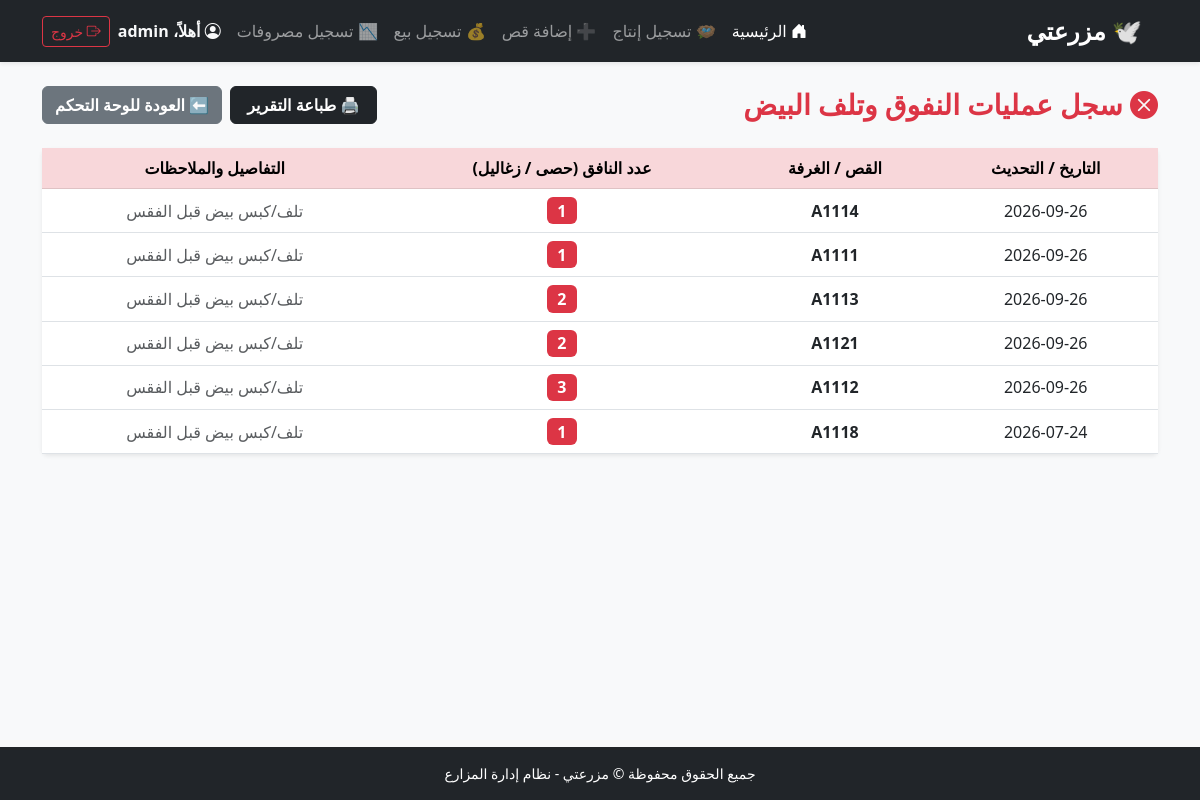
/hmamam/deaths-history/ (signed in), run on the app's committed database.
### hmamam/models.py (models this page shows, shortened)
class ProductionRecord(models.Model):
    user = models.ForeignKey(User, on_delete=models.CASCADE, verbose_name="المستخدم")
    loft_or_room = models.ForeignKey(LoftOrRoom, on_delete=models.CASCADE)
    pigeon_pair = models.ForeignKey(PigeonPair, on_delete=models.SET_NULL, null=True, blank=True, verbose_name="القص")
    record_date = models.DateField(auto_now_add=True,null=True, verbose_name="تاريخ السجل")
    eggs_found = models.IntegerField(default=0, verbose_name="عدد الحصى")
    incubation_start_date = models.DateField(blank=True, null=True, verbose_name="تاريخ بدء التحيض/البيض")
    squabs_hatched = models.IntegerField(default=0, verbose_name="عدد الزغاليل الفاقسة")
    deaths = models.IntegerField(default=0, verbose_name="عدد النفوق")

class PigeonPair(models.Model):
    user = models.ForeignKey(User, on_delete=models.CASCADE, verbose_name="صاحب المزرعة")
    loft_or_room = models.ForeignKey(LoftOrRoom, on_delete=models.CASCADE, verbose_name="مكان السكن")
    pair_code = models.CharField(max_length=50, verbose_name="الرقم التعريفي (رقم العين/الدبلة)")
    breed = models.CharField(max_length=50, verbose_name="السلالة/النوع")
    image = models.ImageField(upload_to='pigeons/', blank=True, null=True, verbose_name="صورة القص")
    created_at = models.DateField(auto_now_add=True,null=True, verbose_name="تاريخ التركيب")
    male_details = models.CharField(max_length=255, blank=True, null=True, verbose_name="تفاصيل الذكر")
    female_details = models.CharField(max_length=255, blank=True, null=True, verbose_name="تفاصيل الأنثى")
    notes = models.TextField(blank=True, null=True, verbose_name="ملاحظات")

class LoftOrRoom(models.Model):
    user = models.ForeignKey(User, on_delete=models.CASCADE, verbose_name="صاحب المزرعة")
    name = models.CharField(max_length=50, verbose_name="اسم الغرفة/السلاكة")

### hmamam/views.py (the view)
# urls.py: path('deaths-history/', views.deaths_history, name='deaths_history'),
@login_required
def deaths_history(view_request):
    deaths = ProductionRecord.objects.filter(
        user=view_request.user,
        deaths__gt=0
    ).order_by('-record_date')
    return render(view_request, 'farm/deaths_history.html', {'deaths': deaths})

### hmamam/templates/farm/deaths_history.html (shortened to what this page needs)
{% extends 'base.html' %}
{% block content %}
<div class="container py-4">
    <div class="d-flex justify-content-between align-items-center mb-4">
        <h3 class="fw-bold text-danger mb-0"><i class="bi bi-x-circle-fill"></i> سجل عمليات النفوق وتلف البيض</h3>
        <div class="d-flex gap-2 no-print">
            <button onclick="window.print();" class="btn btn-dark fw-bold px-3">
                🖨️ طباعة التقرير
            </button>
            <a href="{% url 'farm_home' %}" class="btn btn-secondary fw-bold">⬅ العودة للوحة التحكم</a>
        </div>
    </div>
    <div class="card shadow-sm border-0">
        <div class="card-body p-0 table-responsive">
            <table class="table table-hover text-center align-middle mb-0">
                <thead class="table-danger">
                    <tr>
                        <th>التاريخ / التحديث</th>
                        <th>القص / الغرفة</th>
                        <th>عدد النافق (حصى / زغاليل)</th>
                        <th>التفاصيل والملاحظات</th>
                    </tr>
                </thead>
                <tbody>
                    {% for death in deaths %}
                    <tr>
                        <td>{{ death.record_date|date:"Y-m-d" }}</td>
                        <td class="fw-bold">{{ death.pigeon_pair.pair_code|default:death.loft_or_room.name }}</td>
                        <td><span class="badge bg-danger fs-6">{{ death.deaths }}</span></td>
                        <td class="text-muted">
                            {% if death.eggs_found == 0 and death.squabs_hatched == 0 %}
                                تلف/كبس بيض قبل الفقس
                            {% else %}
                                {{ death.notes|default:"تسجيل نفوق أثناء المتابعة" }}
                            {% endif %}
                        </td>
                    </tr>
                    {% empty %}
                    <tr><td colspan="4" class="text-muted p-4">لا توجد سجلات نفوق مسجلة حتى الآن.</td></tr>
                    {% endfor %}
                </tbody>
            </table>
        </div>
    </div>
</div>
{% endblock %}

### templates/base.html (shortened to what this page needs)
<!DOCTYPE html>
<html lang="ar" dir="rtl">
<head>
    <link href="https://cdn.jsdelivr.net/npm/bootstrap@5.3.0/dist/css/bootstrap.min.css" rel="stylesheet">
    <link rel="stylesheet" href="https://cdn.jsdelivr.net/npm/bootstrap-icons@1.11.0/font/bootstrap-icons.css">
</head>
<body class="bg-light d-flex flex-column min-vh-100">
    <nav class="navbar navbar-expand-lg navbar-dark bg-dark sticky-top shadow-sm">
        <div class="container">
            <a class="navbar-brand fw-bold fs-4" href="{% url 'farm_home' %}">
                🕊️ مزرعتي
            </a>
            <div class="collapse navbar-collapse" id="mainNavbar">
                <ul class="navbar-nav me-auto mb-2 mb-lg-0">
                    <li class="nav-item">
                        <a class="nav-link active" href="{% url 'farm_home' %}">
                            <i class="bi bi-house-door-fill"></i> الرئيسية
                        </a>
                    </li>
                    {% if user.is_authenticated %}
                    <li class="nav-item">
                        <a class="nav-link" href="{% url 'add_production' %}">🪺 تسجيل إنتاج</a>
                    </li>
                    <li class="nav-item">
                        <a class="nav-link" href="{% url 'add_pair' %}">➕ إضافة قص</a>
                    </li>
                    <li class="nav-item">
                        <a class="nav-link" href="{% url 'add_sale' %}">💰 تسجيل بيع</a>
                    </li>
                    <li class="nav-item">
                        <a class="nav-link" href="{% url 'add_expense' %}">📉 تسجيل مصروفات</a>
                    </li>
                    {% endif %}
                </ul>
                <div class="d-flex align-items-center gap-2">
                    {% if user.is_authenticated %}
                        <span class="text-light fw-bold me-2">
                            <i class="bi bi-person-circle"></i> أهلاً، {{ user.username }}
                        </span>
                        <form method="POST" action="{% url 'logout' %}" class="d-inline">
                            <button type="submit" class="btn btn-outline-danger btn-sm">
                                <i class="bi bi-box-arrow-right"></i> خروج
                            </button>
                        </form>
                    {% endif %}
                </div>
            </div>
        </div>
    </nav>
    <main class="flex-grow-1">
        {% block content %}{% endblock %}
    </main>
    <footer class="bg-dark text-white text-center py-3 mt-auto">
        <div class="container">
            <p class="m-0 small">جميع الحقوق محفوظة &copy; مزرعتي - نظام إدارة المزارع</p>
        </div>
    </footer>
</body>
</html>

### data on the page
ProductionRecord: record_date "2026-09-26", pigeon_pair.pair_code "A1114", deaths "1", eggs_found "تلف/كبس بيض قبل الفقس"
ProductionRecord: record_date "2026-09-26", pigeon_pair.pair_code "A1111", deaths "1", eggs_found "تلف/كبس بيض قبل الفقس"
ProductionRecord: record_date "2026-09-26", pigeon_pair.pair_code "A1113", deaths "2", eggs_found "تلف/كبس بيض قبل الفقس"
ProductionRecord: record_date "2026-09-26", pigeon_pair.pair_code "A1121", deaths "2", eggs_found "تلف/كبس بيض قبل الفقس"
ProductionRecord: record_date "2026-09-26", pigeon_pair.pair_code "A1112", deaths "3", eggs_found "تلف/كبس بيض قبل الفقس"
ProductionRecord: record_date "2026-07-24", pigeon_pair.pair_code "A1118", deaths "1", eggs_found "تلف/كبس بيض قبل الفقس"

### other printed values
{{ user.username }} "admin"
